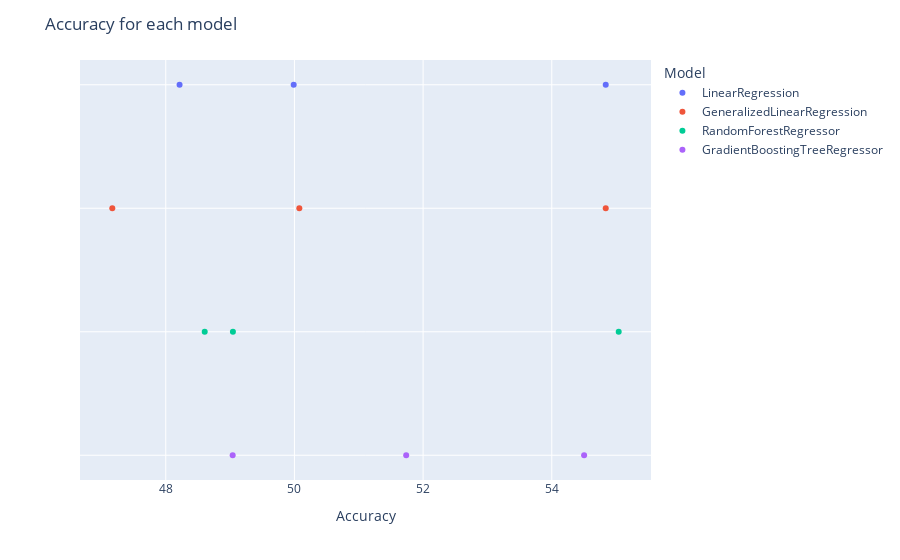

The notebook cell saved with this chart:
### Code cell
scatter_plot(train_valid_accuracy, "Accuracy", "Model", "Accuracy for each model")

### Figure 1 — Plotly figure (JSON) as saved in the notebook; plotly's stock layout.template omitted (floating-point values rounded to 4 significant figures)
{"data": [{"hovertemplate": "Model=%{y}<br>Accuracy=%{x}<extra></extra>", "legendgroup": "LinearRegression", "marker": {"color": "#636efa", "symbol": "circle"}, "mode": "markers", "name": "LinearRegression", "orientation": "h", "showlegend": true, "type": "scatter", "x": [49.99, 48.21, 54.84], "xaxis": "x", "y": ["LinearRegression", "LinearRegression", "LinearRegression"], "yaxis": "y"}, {"hovertemplate": "Model=%{y}<br>Accuracy=%{x}<extra></extra>", "legendgroup": "GeneralizedLinearRegression", "marker": {"color": "#EF553B", "symbol": "circle"}, "mode": "markers", "name": "GeneralizedLinearRegression", "orientation": "h", "showlegend": true, "type": "scatter", "x": [50.08, 47.17, 54.84], "xaxis": "x", "y": ["GeneralizedLinearRegression", "GeneralizedLinearRegression", "GeneralizedLinearRegression"], "yaxis": "y"}, {"hovertemplate": "Model=%{y}<br>Accuracy=%{x}<extra></extra>", "legendgroup": "RandomForestRegressor", "marker": {"color": "#00cc96", "symbol": "circle"}, "mode": "markers", "name": "RandomForestRegressor", "orientation": "h", "showlegend": true, "type": "scatter", "x": [49.04, 48.61, 55.04], "xaxis": "x", "y": ["RandomForestRegressor", "RandomForestRegressor", "RandomForestRegressor"], "yaxis": "y"}, {"hovertemplate": "Model=%{y}<br>Accuracy=%{x}<extra></extra>", "legendgroup": "GradientBoostingTreeRegressor", "marker": {"color": "#ab63fa", "symbol": "circle"}, "mode": "markers", "name": "GradientBoostingTreeRegressor", "orientation": "h", "showlegend": true, "type": "scatter", "x": [51.74, 49.04, 54.5], "xaxis": "x", "y": ["GradientBoostingTreeRegressor", "GradientBoostingTreeRegressor", "GradientBoostingTreeRegressor"], "yaxis": "y"}], "layout": {"legend": {"title": {"text": "Model"}, "tracegroupgap": 0}, "margin": {"t": 60}, "title": {"text": "Accuracy for each model"}, "xaxis": {"anchor": "y", "domain": [0, 1], "title": {"text": "Accuracy"}}, "yaxis": {"anchor": "x", "categoryarray": ["GradientBoostingTreeRegressor", "RandomForestRegressor", "GeneralizedLinearRegression", "LinearRegression"], "categoryorder": "array", "domain": [0, 1], "showticklabels": false, "title": {"text": ""}}}}
